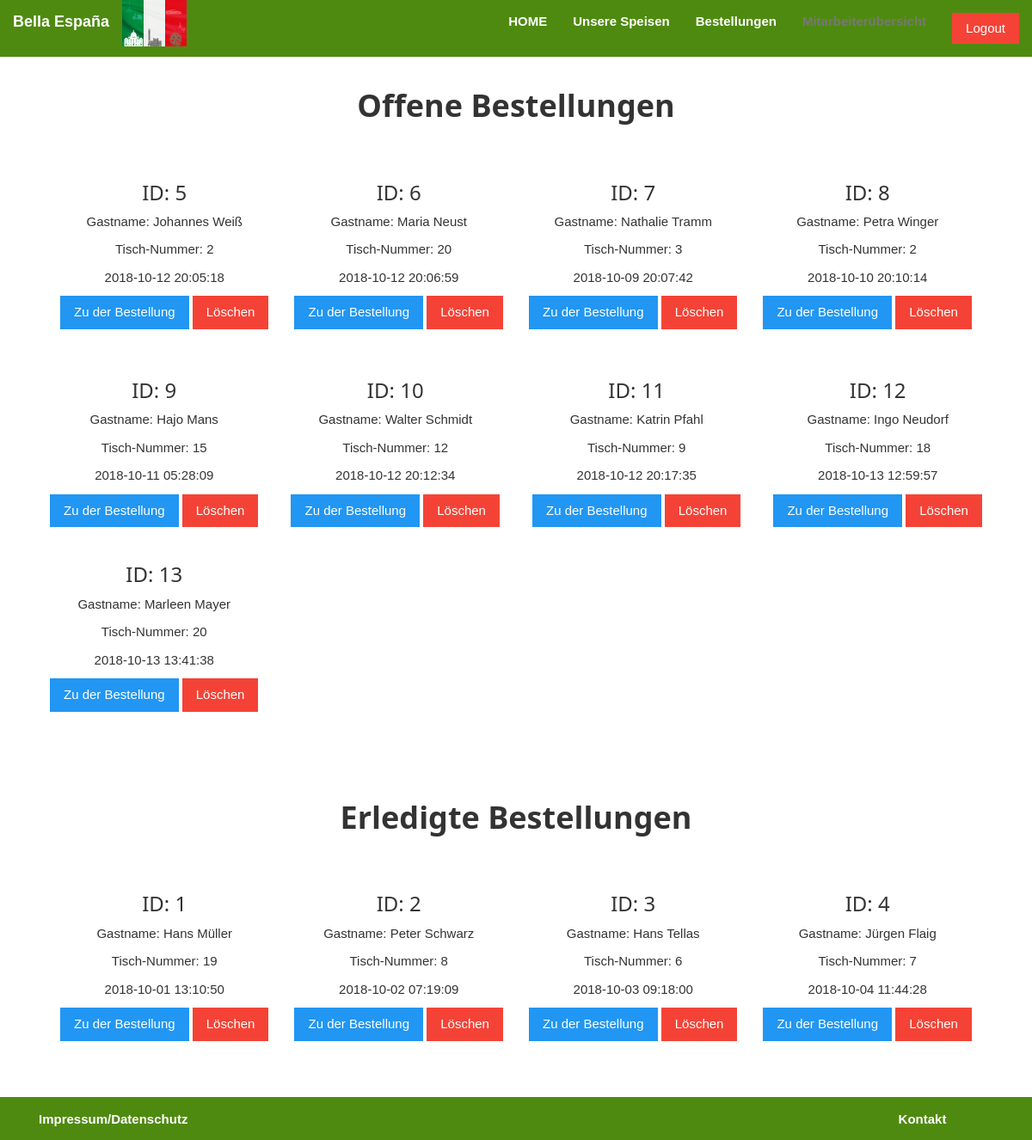
The app's page /src/Bestellungen.php (signed in) with its own data.
### tables this page shows
CREATE TABLE `restaurant` (
  `restaurant_id` int(5) NOT NULL,
  `restaurant_name` varchar(100) NOT NULL
);

CREATE TABLE `bestellung` (
  `bestellung_id` int(5) NOT NULL,
  `restaurant_id` int(5) NOT NULL DEFAULT '1',
  `bestellung_datum` datetime NOT NULL,
  `bestellung_erledigt` tinyint(1) NOT NULL DEFAULT '0',
  `gast_id` int(5) NOT NULL,
  `bestellung_bewertung` int(5) DEFAULT NULL
);

CREATE TABLE `gaeste` (
  `id` int(5) NOT NULL,
  `name` varchar(100) NOT NULL,
  `tisch` int(5) NOT NULL,
  `raum_id` int(5) NOT NULL,
  `datum` datetime NOT NULL
);

### src/Bestellungen.php (the view, shortened to what this page needs)
<!DOCTYPE>
<html>
<head>
<link rel="stylesheet" href="..\css\bootstrap.min.css">
<link rel="stylesheet" href="..\css\style.css">
<link rel="stylesheet" href="..\css\w3.css">
</head>
<body id="Bestellungen" data-spy="scroll" data-target=".navbar"
	data-offset="50">
<?php
include 'Sicherheit.php';
include 'Funktionen.php';
getNavbar();
function printBestellungen($erledigt)
{
    $pdo = new PDO('mysql:host=localhost;dbname=restaurant_db;charset=utf8', 'root', '');
    $statement = $pdo->prepare("SELECT `bestellung_id`, `name`, `tisch`, `bestellung_datum`, `bestellung_erledigt` FROM `bestellung` INNER JOIN gaeste on gaeste.id = bestellung.gast_id WHERE `bestellung_erledigt` = :erledigt");
    $statement->execute(array(
        ":erledigt" => $erledigt
    ));
    $counter = 0;
    while ($bestellung = $statement->fetch()) {
        $bestellung_id = $bestellung['bestellung_id'];
        if ($counter % 4 == 0 && $counter != 0) {
            echo '</div><div class="w3-row-padding w3-padding-16 w3-center">';
        } else if ($counter % 4 == 0 && $counter == 0) {
            echo '<div class="w3-row-padding w3-padding-16 w3-center w3-margin">';
        }
        echo '<div class="w3-quarter">
                    <h3>ID: ', $bestellung['bestellung_id'], '</h3>
                    <p>Gastname: ', $bestellung['name'], '</p>
                     <p>Tisch-Nummer: ', $bestellung['tisch'], '</p>
                    <p>', $bestellung['bestellung_datum'], '</p>
                    <a href="BestellungDetails.php?bestellung_id=', $bestellung_id, '"><Button class="w3-button w3-blue">Zu der Bestellung</Button></a>
                    <Button class="w3-button w3-red" onclick="loeschen(', $bestellung_id, ')">L&ouml;schen</Button>
                    </div>';
        $counter ++;
    }
    if ($counter % 4 != 0) {
        echo '</div>';
    }
}
?>
<div id="bestellungen" class="container-fluid text-center w3-margin">
		<br> <br>
		<div class="w3-row-padding w3-padding-16 w3-center w3-margin">
			<h1>
				<b>Offene Bestellungen</b>
			</h1>
		</div>
<?php
printBestellungen(0);
?>
<div class="w3-row-padding w3-padding-16 w3-center w3-margin">
			<br> <br>
			<h1>
				<b>Erledigte Bestellungen</b>
			</h1>
		</div>
<?php
printBestellungen(1);
?>
	</div>
	<br>
	<br>
	<br>
</body>
<footer class="container-fluid md-12 text center navbar-fixed-bottom">
	<div class="col-md-2 navbar-text pull-left">
		<p>
			<a href="Impressum.php"><b>Impressum/Datenschutz</b></a>
		</p>
	</div>
	<div id="testDiv" class="col-md-7 navbar-text pull-left">
	</div>
	<div class="col-md-2 navbar-text pull-right">
		<p>
			<a href="Kontakt.php"><b>Kontakt</b></a>
		</p>
	</div>
</footer>
</html>

### src/Navbar.php (shortened to what this page needs)
<?php
function getNavbarMitarbeiter()
{
    ?>
<nav class="navbar navbar-default navbar-fixed-top">
	<div class="container-fluid">
		<div class="navbar-header">
			<a href="Startseite.php"><img alt="Logo" src="..\img\Logo.jpg"
				width="75px" height="54px"></a> <a id="restaurant-name"
				class="navbar-brand" href="Startseite.php"><b><?php echo getRestaurantName(); ?></b></a>
		</div>
		<div class="collapse navbar-collapse" id="myNavbar">
			<ul class="nav navbar-nav navbar-right white">
				<li><a id="Navbar_HomeM" href="Startseite.php"><b>HOME</b></a></li>
				<li><a id="Navbar_SpeisenM" href="Speisekarte.php"><b>Unsere Speisen</b></a></li>
				<li><a id="Navbar_BestellungenM" href="Bestellungen.php"><b>Bestellungen</b></a></li>
				<li><a id="Navbar_Mitarbeiterübersicht"
					href="Mitarbeiter&uuml;bersicht.php"><b>Mitarbeiter&uuml;bersicht</b></a></li>
				<li>
				<li><a href="Logout.php"><Button class="w3-button w3-red"
							onclick="logout()">Logout</Button></a></li>
			</ul>
		</div>
	</div>
</nav>
<?php
}
?>

### css/style.css (style rules this page uses)
body { margin: auto; background-color: #FFFFFF; }
#restaurant-name { color: #ffffff; }
#Home, #Navbar_HomeM, #Navbar_SpeisenM, #Navbar_BestellungenM, #Navbar_Mitarbeiter�bersicht, #Navbar_Warenkorb, #Navbar_Speisen, #Inhaber_Infos { color: #ffffff; }
.white { color: white; }
footer { position: fixed; bottom: 0 !important; background-color: #4F8A10; width:100%; height: 50px; text-align: center; color: white; }
.navbar { background-color: #4F8A10; color: white; }

### css/w3.css (style rules this page uses)
html { box-sizing:border-box }
*,*:before,*:after { box-sizing:inherit }
html { -ms-text-size-adjust:100%;-webkit-text-size-adjust:100% }
body { margin:0 }
article,aside,details,figcaption,figure,footer,header,main,menu,nav,section,summary { display:block }
a { background-color:transparent;-webkit-text-decoration-skip:objects }
img { border-style:none }
button,input,select,textarea { font:inherit;margin:0 }
button,input { overflow:visible }
button,select { text-transform:none }
button,html [type=button],[type=reset],[type=submit] { -webkit-appearance:button }
html,body { font-family:Verdana,sans-serif;font-size:15px;line-height:1.5 }
html { overflow-x:hidden }
h1 { font-size:36px }
h3 { font-size:24px }
h1,h2,h3,h4,h5,h6 { font-family:"Segoe UI",Arial,sans-serif;font-weight:400;margin:10px 0 }
img { vertical-align:middle }
a { color:inherit }
.w3-btn,.w3-button { border:none;display:inline-block;padding:8px 16px;vertical-align:middle;overflow:hidden;text-decoration:none;color:inherit;background-color:inherit;text-align:center;cursor:pointer;white-space:nowrap }
.w3-btn,.w3-button { -webkit-touch-callout:none;-webkit-user-select:none;-khtml-user-select:none;-moz-user-select:none;-ms-user-select:none;user-select:none }
.w3-container:after,.w3-container:before,.w3-panel:after,.w3-panel:before,.w3-row:after,.w3-row:before,.w3-row-padding:after,.w3-row-padding:before, .w3-cell-row:before,.w3-cell-row:after,.w3-clear:after,.w3-clear:before,.w3-bar:before,.w3-bar:after { content:"";display:table;clear:both }
.w3-col,.w3-half,.w3-third,.w3-twothird,.w3-threequarter,.w3-quarter { float:left;width:100% }
@media (min-width:601px) { .w3-col.m3,.w3-quarter { width:24.99999% } }
.w3-row-padding,.w3-row-padding>.w3-half,.w3-row-padding>.w3-third,.w3-row-padding>.w3-twothird,.w3-row-padding>.w3-threequarter,.w3-row-padding>.w3-quarter,.w3-row-padding>.w3-col { padding:0 8px }
.w3-center { text-align:center!important }
.w3-margin { margin:16px!important }
.w3-padding-16 { padding-top:16px!important;padding-bottom:16px!important }
.w3-blue,.w3-hover-blue:hover { color:#fff!important;background-color:#2196F3!important }
.w3-red,.w3-hover-red:hover { color:#fff!important;background-color:#f44336!important }

### records on screen
restaurant: restaurant_name "Bella España"
bestellung: bestellung_id "5", gaeste.name "Johannes Weiß", gaeste.tisch "2", bestellung_datum "2018-10-12 20:05:18"
bestellung: bestellung_id "6", gaeste.name "Maria Neust", gaeste.tisch "20", bestellung_datum "2018-10-12 20:06:59"
bestellung: bestellung_id "7", gaeste.name "Nathalie Tramm", gaeste.tisch "3", bestellung_datum "2018-10-09 20:07:42"
bestellung: bestellung_id "8", gaeste.name "Petra Winger", gaeste.tisch "2", bestellung_datum "2018-10-10 20:10:14"
bestellung: bestellung_id "9", gaeste.name "Hajo Mans", gaeste.tisch "15", bestellung_datum "2018-10-11 05:28:09"
bestellung: bestellung_id "10", gaeste.name "Walter Schmidt", gaeste.tisch "12", bestellung_datum "2018-10-12 20:12:34"
bestellung: bestellung_id "11", gaeste.name "Katrin Pfahl", gaeste.tisch "9", bestellung_datum "2018-10-12 20:17:35"
bestellung: bestellung_id "12", gaeste.name "Ingo Neudorf", gaeste.tisch "18", bestellung_datum "2018-10-13 12:59:57"
bestellung: bestellung_id "13", gaeste.name "Marleen Mayer", gaeste.tisch "20", bestellung_datum "2018-10-13 13:41:38"
bestellung: bestellung_id "1", gaeste.name "Hans Müller", gaeste.tisch "19", bestellung_datum "2018-10-01 13:10:50"
bestellung: bestellung_id "2", gaeste.name "Peter Schwarz", gaeste.tisch "8", bestellung_datum "2018-10-02 07:19:09"
bestellung: bestellung_id "3", gaeste.name "Hans Tellas", gaeste.tisch "6", bestellung_datum "2018-10-03 09:18:00"
bestellung: bestellung_id "4", gaeste.name "Jürgen Flaig", gaeste.tisch "7", bestellung_datum "2018-10-04 11:44:28"
